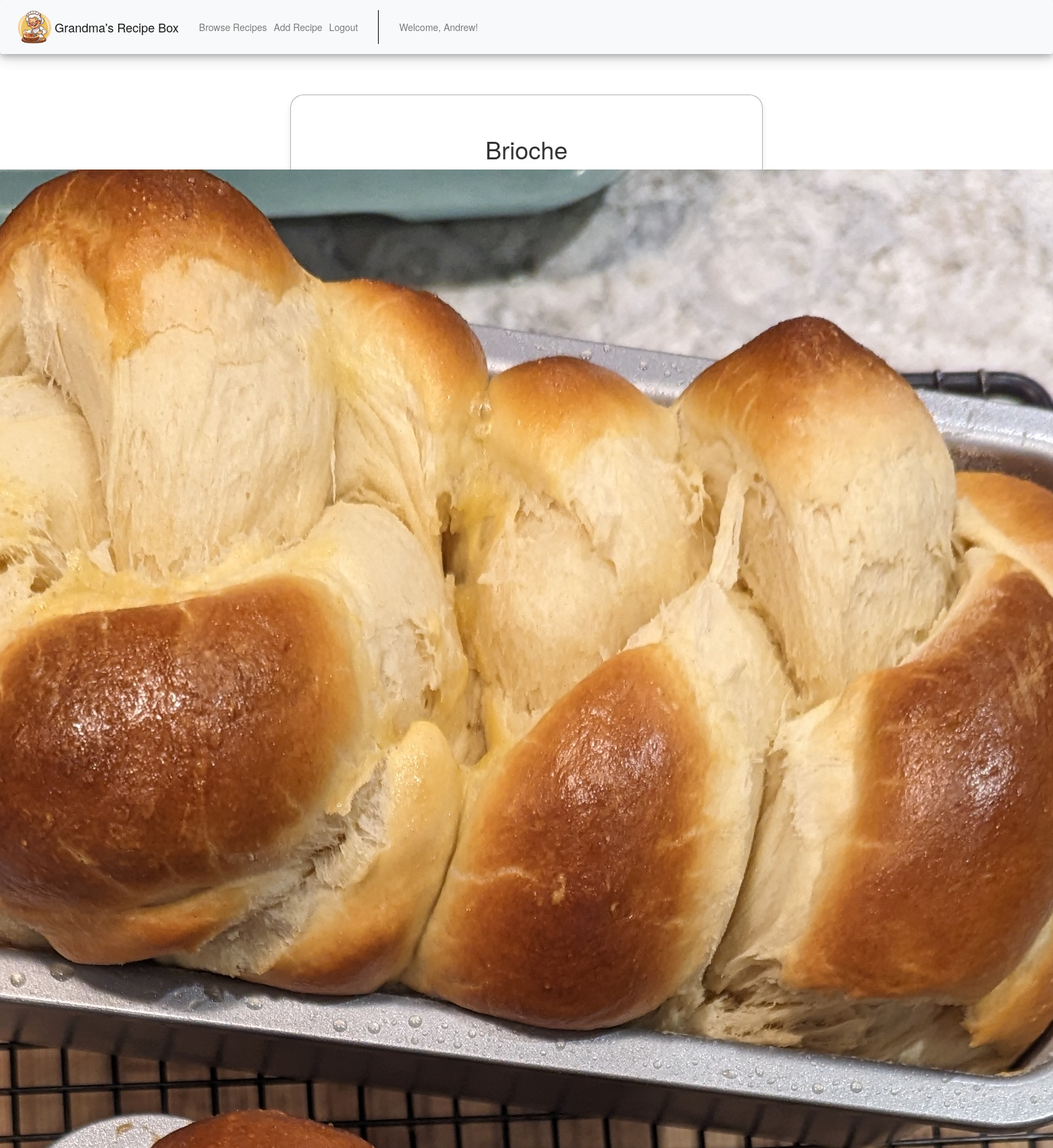
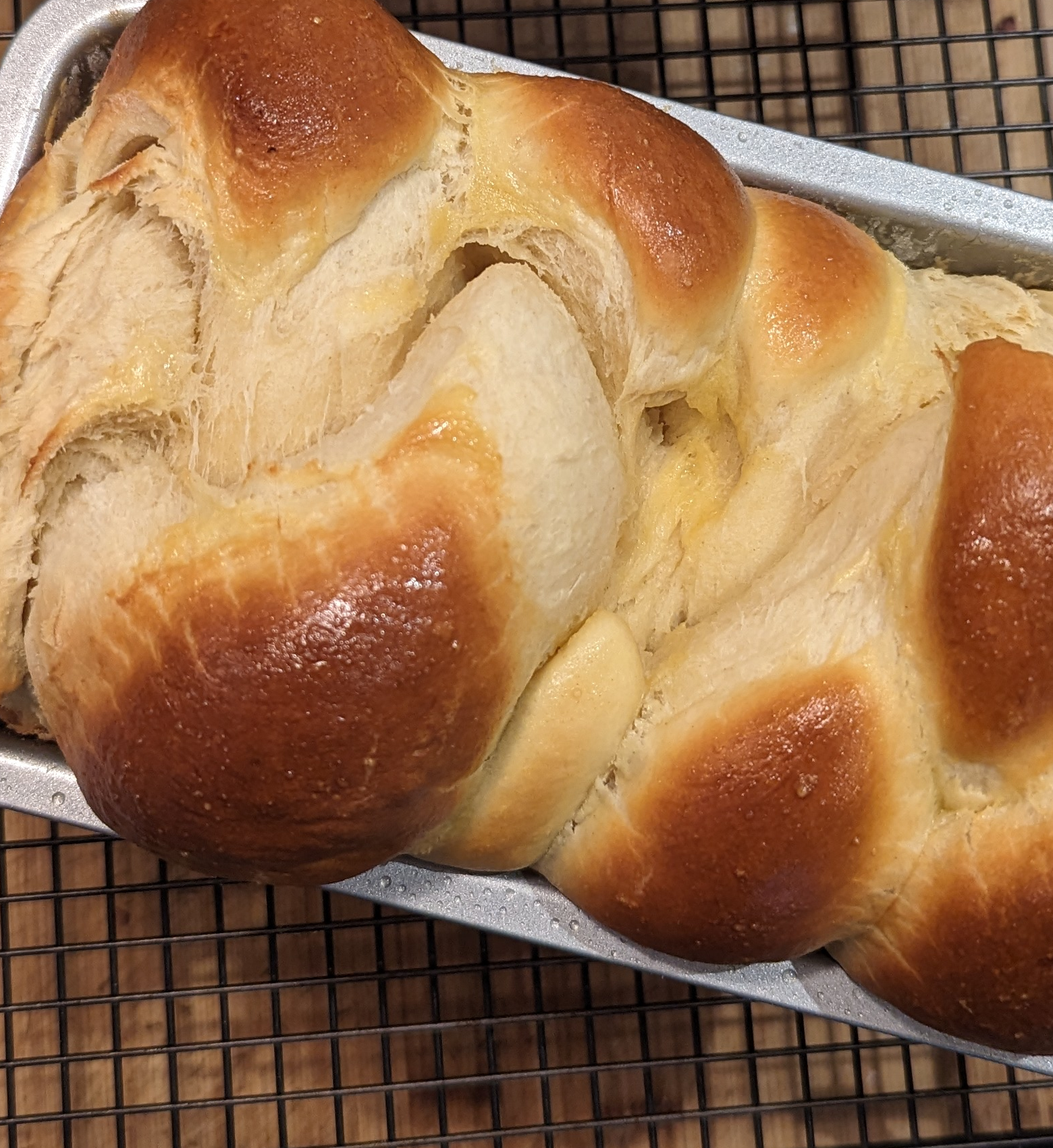
Screenshot of /viewRecipe/21 (signed in, upper part) with the database file from the repository (2 pictures, top to bottom).
### recipes/models.py (models this page shows, shortened)
class Recipe(models.Model):
    title = models.CharField(max_length=100, null=False, blank=False)
    ingredients = models.TextField(null=False, blank=False)
    instructions = models.TextField(null=False, blank=False)
    prepMinutes = models.IntegerField(null=False, blank=False)
    cookMinutes = models.IntegerField(null=False, blank=False)
    servings = models.IntegerField(null=False, blank=False)
    tags = TaggableManager()
    image = models.ImageField(upload_to='images/', null=True, blank=True)
    thumbnail = ImageSpecField(
        source = 'image',
        processors = [ResizeToFit(300, 300)],
        format = 'JPEG',
        options = {'quality':80}
    )
    public = models.BooleanField(default=False)
    user = models.ForeignKey(User, on_delete=models.CASCADE, related_name='recipes')
    def get_ingredients_list(self):
        return self.ingredients.split("\n")
    def get_formatted_ingredients(self):
        html = []
        html.append("<ul>")
        lines = self.get_ingredients_list()
        for line in lines:
            html.append("<li class='ingredientItem'>" + self.clean_line(line) + "</li>")
        html.append("</ul>")
        return "".join(html)
    def get_instructions_list(self):
        return self.instructions.split('\n')
    def get_formatted_instructions(self):
        html = []
        html.append("<ol>")
        lines = self.get_instructions_list()
        for line in lines:
            html.append("<li class='instructionItem'>" + line + "</li>")
        html.append("</ol>")
        return "".join(html)
    def convert_mins_to_hhmm(self, mins):
        hours = mins // 60
        minutes = mins % 60
        return f"{hours}:{minutes:02d}"
    def combine_times(self):
        total_time = self.prepMinutes + self.cookMinutes
        return self.convert_mins_to_hhmm(total_time)
    def clean_line(self, line):
        sep_line = line.split(",")
        clean_line = " ".join(sep_line)
        return clean_line
    def get_tag_list(self):
        return list(self.tags.names())

### recipes/views.py (the view)
# urls.py: path("viewRecipe/<int:id>", views.viewRecipe, name="viewRecipe"),
def viewRecipe(request, id):
    if request.user.is_authenticated:
        recipe = crud_get_recipes(id = id, user = request.user)
    else:
        recipe = crud_get_recipes(id = id)
    formattedIngredients = recipe.get_formatted_ingredients()
    formattedInstructions = recipe.get_formatted_instructions()
    prepTime = recipe.convert_mins_to_hhmm(recipe.prepMinutes)
    cookTime = recipe.convert_mins_to_hhmm(recipe.cookMinutes)
    combinedTime = recipe.combine_times()
    tags = recipe.get_tag_list()
    return render(request, "viewRecipe.html", {
        "recipe": recipe,
        "formattedIngredients": formattedIngredients,
        "formattedInstructions": formattedInstructions,
        "prepTime": prepTime,
        "cookTime" : cookTime,
        "combinedTime" : combinedTime,
        "tags": tags
    })

### recipes/crud.py (called while the page is built)
def crud_get_recipes(id = -1, tags = (), query = "", user = None):
    if id != -1:
        matches = Recipe.objects.filter(id=id)
        if len(matches) == 0:
            raise Http404("Recipe not found")
        else:
            matched_recipe = matches[0]
        if matched_recipe.user != user and not matched_recipe.public:
            raise PermissionDenied
        return matched_recipe
    if tags:
        return Recipe.objects.filter(tags__name__in = tags).filter(Q(user = user) | Q(public = True))
    if query:
        return Recipe.objects.filter(title__icontains = query).filter(Q(user = user) | Q(public = True))
    return Recipe.objects.filter(Q(user = user) | Q(public = True))

### recipes/templates/viewRecipe.html (shortened to what this page needs)
{% extends "layout.html" %}
{% block body %}
    <div class="mainDiv">
        <div class="viewRecipe">
            <h1 class="pageHeader">{{ recipe.title }}</h1>
            {% if recipe.image %}
                <div style="display:flex;justify-content:center;align-items:center;">
                    <img src="{{ recipe.thumbnail.url}}" alt="{{ recipe.title }}">
                </div>
            {% endif %}
        </div>
    </div>
{% endblock %}

### recipes/templates/layout.html (shortened to what this page needs)
<!DOCTYPE html>
{% load static %}
<html lang="en">
    <head>
        <link rel="stylesheet" href="https://stackpath.bootstrapcdn.com/bootstrap/4.4.1/css/bootstrap.min.css">
        <link rel="stylesheet" href="https://maxcdn.bootstrapcdn.com/bootstrap/3.4.1/css/bootstrap.min.css">
        <link href="{% static 'styles.css' %}" rel="stylesheet">
    </head>
    <body style="min-height:100vh;margin:0px;">
        <nav class="navbar navbar-expand-lg navbar-light bg-light justify-content-left" style="min-height:80px; box-shadow: 0 4px 8px 0 rgba(0, 0, 0, 0.2), 0 6px 20px 0 rgba(0, 0, 0, 0.19);position: -webkid-sticky; position: sticky; top: 0px;z-index: 3; padding-top: 10px; padding-bottom: 10px; background-color: white;">
          <a class="navbar-brand" href="{% url 'browseRecipe' %}">
            {% load static %}<img src="{% static 'grandma.png' %}" width="50" height="50" class="d-inline-block align-top" style="margin-top:-15px;" alt="">
            Grandma's Recipe Box
          </a>
          <div class="navbarLarge">
            <ul class="navbar-nav mr-auto">
                  <li class="nav-item">
                    <a class="nav-link" href="{% url 'browseRecipe' %}">Browse Recipes</a>
                  </li>
                  <li class="nav-item">
                      <a class="nav-link" href="{% url 'addRecipe' %}">Add Recipe</a>
                  </li>
                  {% if user.is_authenticated %}
                      <li class="nav-item">
                        <a class="nav-link" href="{% url 'logout' %}">Logout</a>
                      </li>
                        <li class="nav-item userDisplay">
                            <a class="nav-link">Welcome, {{ user.username }}! </a>
                        </li>
                  {% endif %}
            </ul>
          </div>
        </nav>
        <div class="content">
            {% block body %}
            {% endblock %}
        </div>
    </body>
</html>

### static/styles.css (style rules this page uses)
html, body { margin: 0; padding: 0; height: 100%; display: flex; flex-direction: column; }
.pageHeader { text-align:center; }
.addRecipeForm, .viewRecipe { margin-top:40px; text-align:left; background-color: white; border: 1px solid rgba(0, 0, 0, 0.3); border-radius: 20px; padding: 40px; box-shadow: 0 4px 8px rgba(0, 0, 0, 0.1); width: 700px; }
.mainDiv { display:flex; justify-content:center; align-items:center; flex-direction:column; }
.content { flex: 1; }
a { color: black; }
.userDisplay { margin-left: 25px; border-left: 1px solid black; padding-left: 25px; }

### rows the page displays
Recipe: title "Brioche", thumbnail (picture)

### other values shown
{{ user.username }} "Andrew"
